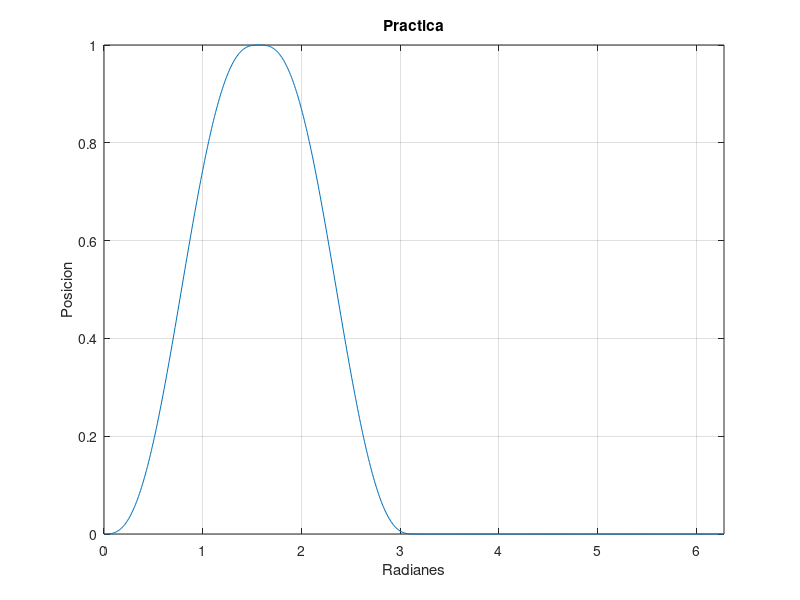
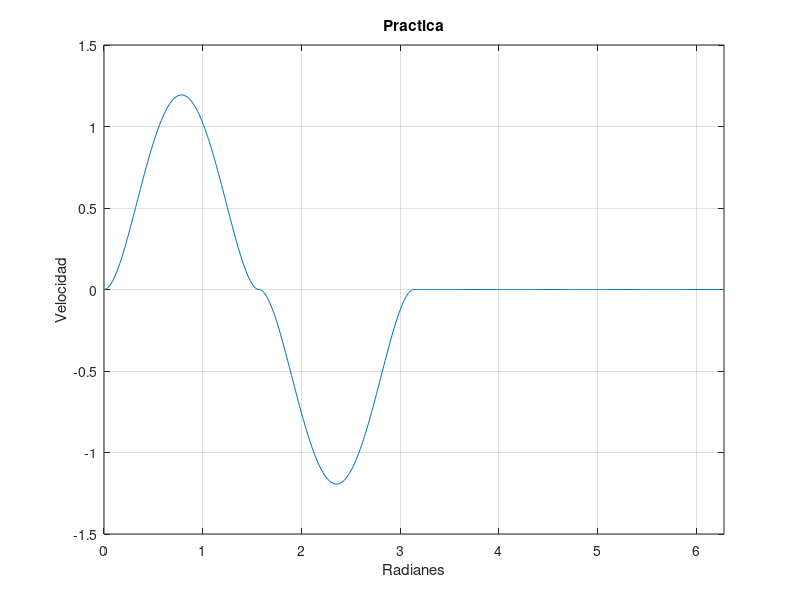
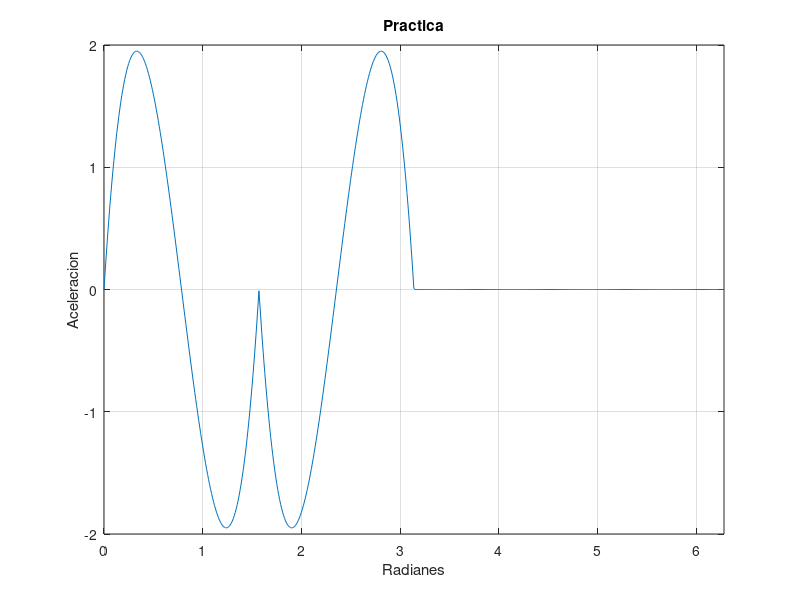

MATLAB code for these plots, in order:
clc
clear all
close all
%% Practica:
h = 1;
b = pi/2;
t = 0:0.01:b;
n = length(t);
%% Fase de subida:
s1 = h*( 10*(t/b).^3 - 15*(t/b).^4 + 6*(t/b).^5 );
v1 = 30*h*( (t/b).^2 - 2*(t/b).^3 + (t/b).^4 )/b;
a1 = 50*h*( (t/b) - 3*(t/b).^2 + 2*(t/b).^3 ) / b^2;
%% Fase de bajada:
s2 = h - s1;
v2 = - v1;
a2 = - a1;
%% Fase plana bajo:
s3 = 0*ones(1,n*2-1);
v3 = 0*s3;
a3 = v3;
%% Resultado total:
T = 0:0.01:4*b;
S = [s1,s2(2:n),s3(2:n*2-1)];
V = [v1,v2(2:n),v3(2:n*2-1)];
A = [a1,a2(2:n),a3(2:n*2-1)];
%% Funcion ciclica:
a = length(S);
F2 = [S,S(2:a),S(2:a)];
T2 = 0:0.01:3*2*pi;
F = [T2',F2'];
% plot(T2,F);
%% Grafica:
figure
plot(T,S)
title('Practica')
ylabel('Posicion')
xlabel('Radianes')
xlim([0,2*pi])
grid on
figure
plot(T,V)
title('Practica')
ylabel('Velocidad')
xlabel('Radianes')
xlim([0,2*pi])
grid on
figure
plot(T,A)
title('Practica')
ylabel('Aceleracion')
xlabel('Radianes')
xlim([0,2*pi])
grid on